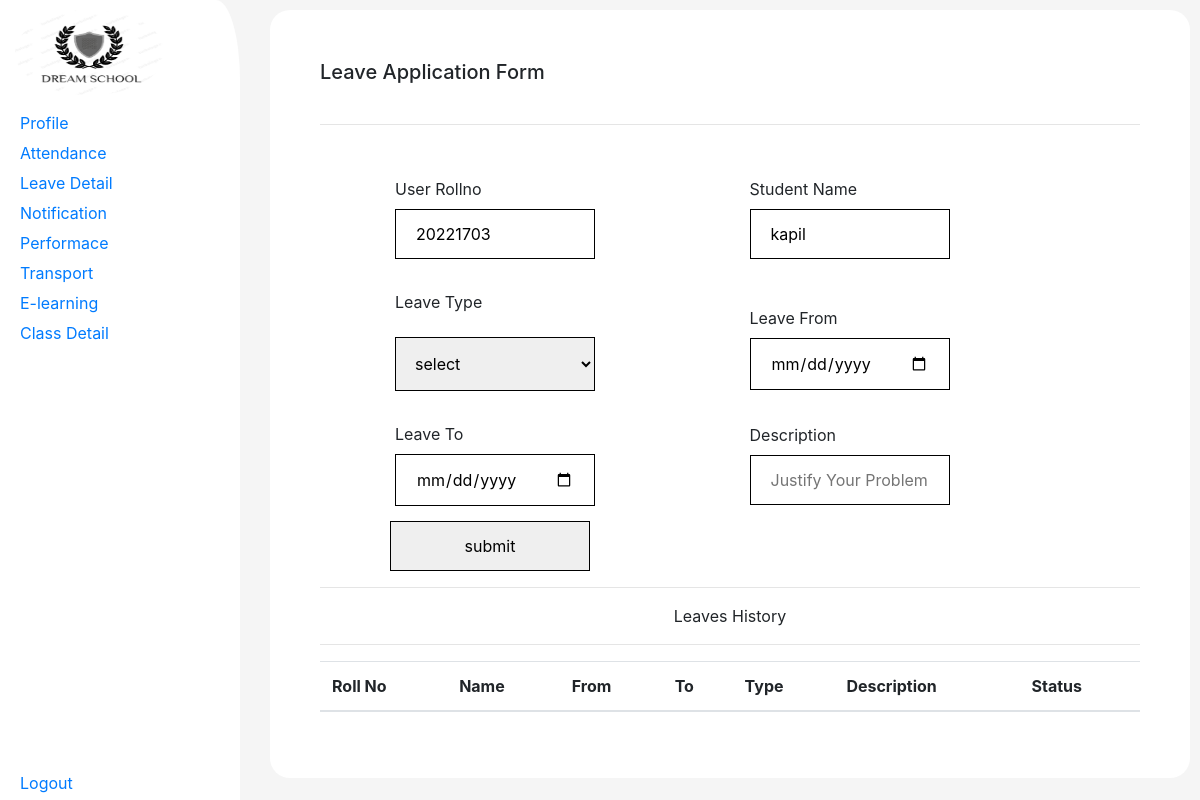
The page /panel/leave.php (signed in) on the database as committed earlier.
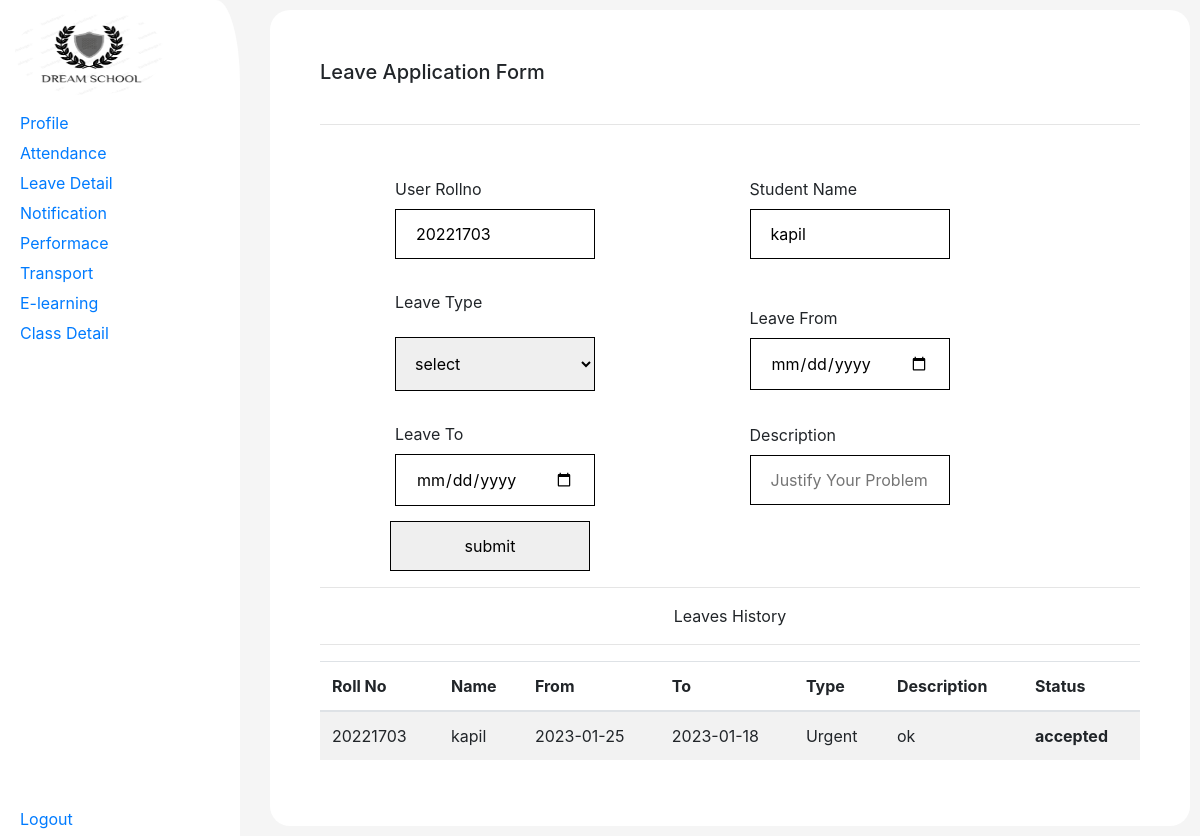
The same page on the database as committed later.
### tables this page shows
CREATE TABLE `leaves` (
  `id` int(11) NOT NULL,
  `student_id` int(11) DEFAULT NULL,
  `roll_no` int(11) DEFAULT NULL,
  `student_name` varchar(255) DEFAULT NULL,
  `leave_type` varchar(255) DEFAULT NULL,
  `from` date DEFAULT NULL,
  `to` date DEFAULT NULL,
  `descr` text DEFAULT NULL,
  `subjects` varchar(200) NOT NULL,
  `status` enum('accepted','rejacted','Not Seen Yet') NOT NULL DEFAULT 'Not Seen Yet'
);

### panel/leave.php (the view, shortened to what this page needs)
<?php include "header.php"; ?>
<?php
include "navbar.php";
?>
<div class="wrapper_leave">
    <div class="container_leave">
<form method="post">
        <div class="box_leave">
            <h1 class="box_info_Form">Leave Application Form</h1>
            <hr>
            <div class="personal_details">
                <label>User Rollno</label><br>
                <input type="text" placeholder="Enter your Rollno" name="roll_no" value="<?=$_SESSION['student_roll_no']?>"  readonly required>
            </div>
            <div class="personal_details">
                <label>Student Name</label><br>
                <input type="text" placeholder="Enter your Name" name="name"  value="<?=$_SESSION['student_name']?>" readonly  required>
            </div>
            <div class="personal_details">
                <label>Leave Type</label><br>
                <select   name="type" required style="width: 200px;   padding: 15px;    margin-top: 15px; border: 1px solid black;">
                    <option value="">select</option>
                </select>
            </div>
            <div class="personal_details">
                <label>Leave From</label><br>
                <input type="date" placeholder="mm/dd/yyyy" name="from" required>
            </div>
            <div class="personal_details">
                <label>Leave To </label><br>
                <input type="date" placeholder="mm/dd/yyyy" name="to" required>
            </div>
            <div class="personal_details">
                <label>Description </label><br>
                <input type="text" placeholder="Justify Your Problem" name="descr" required>
            </div>
           <div class="submit_leave">
                 <input type="submit" name="add" value="submit">
            </div>
            <div style="width: 100%;">
            <hr>
            <center>Leaves History</center>
            <hr>
            <table class="table table-striped d-tbl" style="width:100% background:#0000">
    <thead>
        <tr>
            <th> Roll No </th>
            <th> Name</th>
            <th> From</th>
            <th> To</th>
            <th>Type</th>
            <th> Description</th>
            <th>Status</th>
        </tr>
    </thead>
    <tbody>
        <?php
        $st_id=$_SESSION['student_id'];
          $sql = "SELECT * FROM leaves WHERE student_id=$st_id order by id desc";
        $sql = mysqli_query($conn, $sql);
        while($row = mysqli_fetch_assoc($sql)){
            ?><tr>
            <td><?= $row['roll_no'] ?></td>
            <td><?= $row['student_name'] ?></td>
                <td><?= $row['from'] ?></td>
                <td><?= $row['to'] ?></td>
                <td><?= $row['leave_type'] ?></td>
                <td><?= $row['descr'] ?></td>
                <th><?=$row['status']?></th>
            </tr>
            <?php
        }
        ?>
    </tbody>
 </table>
            </div>
        </div>
</form>
    </div>
</div>
<?php include "footer.php" ?>

Rows that differ between the two databases and show on the page:
added leaves: roll_no "20221703", student_name "kapil", from "2023-01-25", to "2023-01-18", leave_type "Urgent", descr "ok", status "accepted"
